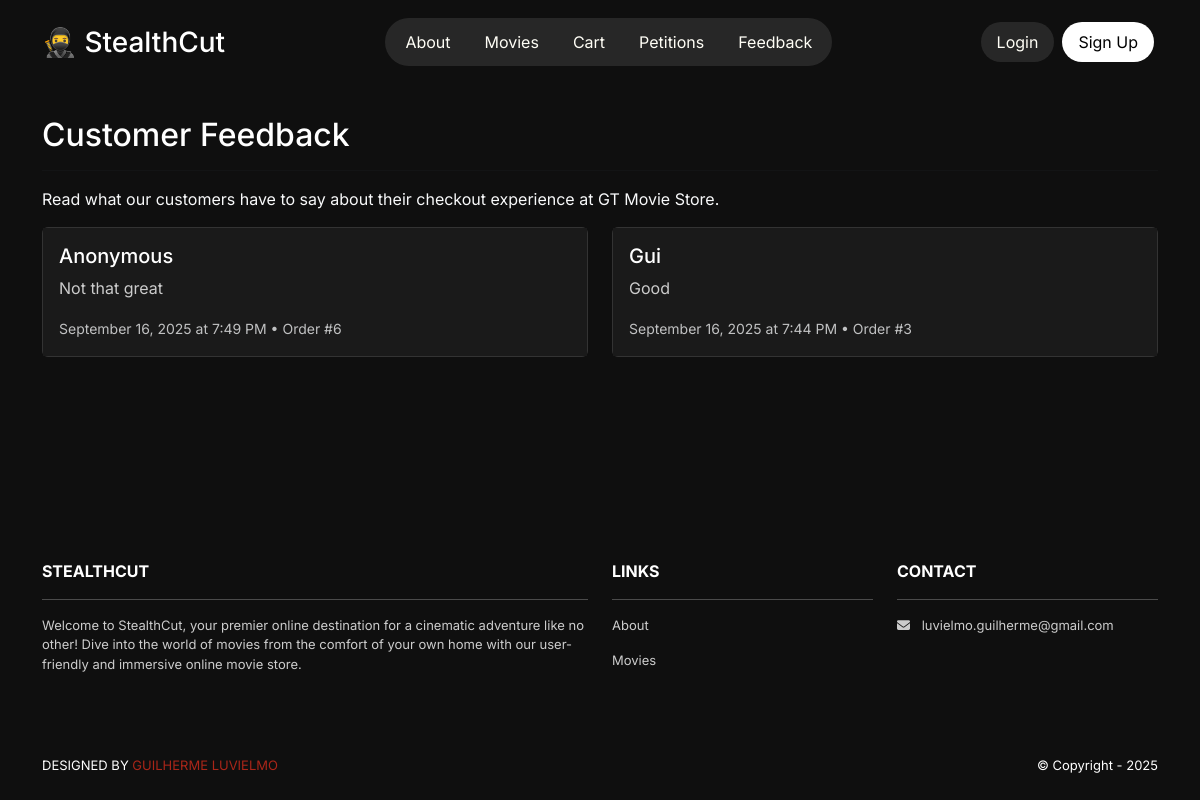
Page /feedback/view/ on the earlier database version.
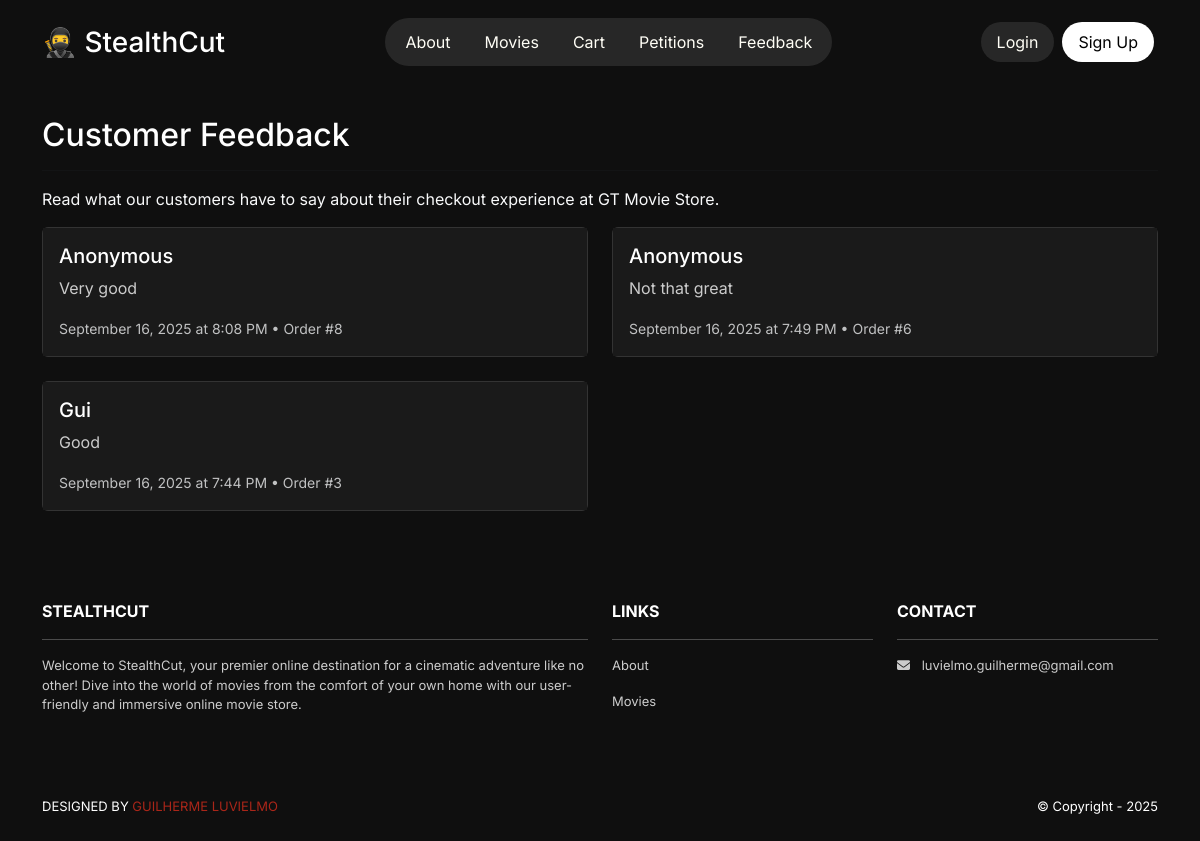
Same page on the later database version.
### feedback/models.py (models this page shows, shortened)
class Feedback(models.Model):
    id = models.AutoField(primary_key=True)
    name = models.CharField(max_length=100, blank=True, null=True, help_text="Optional: Leave empty to remain anonymous")
    thoughts = models.TextField(help_text="Your thoughts about the checkout process")
    order = models.ForeignKey('cart.Order', on_delete=models.CASCADE, null=True, blank=True, help_text="Associated order")
    user = models.ForeignKey(User, on_delete=models.CASCADE, null=True, blank=True, help_text="User who submitted feedback")
    created_at = models.DateTimeField(auto_now_add=True)
    class Meta:
        ordering = ['-created_at']

### cart/models.py (models this page shows, shortened)
class Order(models.Model):
    id = models.AutoField(primary_key=True)
    total = models.IntegerField()
    date = models.DateTimeField(auto_now_add=True)
    user = models.ForeignKey(User, on_delete=models.CASCADE)

### feedback/views.py (the view)
# urls.py: path('view/', views.view_feedback, name='feedback.view'),
def view_feedback(request):
    feedback_list = Feedback.objects.all().order_by('-created_at')
    template_data = {
        'title': 'Customer Feedback',
        'feedback_list': feedback_list
    }
    return render(request, 'feedback/view_feedback.html', {'template_data': template_data})

### feedback/templates/feedback/view_feedback.html
{% extends 'base.html' %}
{% block content %}
<div class="p-3">
  <div class="container">
    <div class="row mt-3">
      <div class="col mx-auto mb-3">
        <h2>{{ template_data.title }}</h2>
        <hr />
        <p class="text-light">Read what our customers have to say about their checkout experience at GT Movie Store.</p>
        {% if template_data.feedback_list %}
          <div class="row">
            {% for feedback in template_data.feedback_list %}
              <div class="col-md-6 mb-4">
                <div class="card h-100">
                  <div class="card-body">
                    <h5 class="card-title">
                      {% if feedback.name %}
                        {{ feedback.name }}
                      {% else %}
                        Anonymous
                      {% endif %}
                    </h5>
                    <p class="card-text">{{ feedback.thoughts }}</p>
                    <small class="text-light opacity-75">
                      {{ feedback.created_at|date:"F d, Y \a\t g:i A" }}
                      {% if feedback.order %}
                        • Order #{{ feedback.order.id }}
                      {% endif %}
                    </small>
                  </div>
                </div>
              </div>
            {% endfor %}
          </div>
        {% else %}
          <div class="text-center py-5">
            <h4 class="text-light">No feedback yet</h4>
            <p class="text-light">Be the first to share your thoughts about our checkout process!</p>
          </div>
        {% endif %}
      </div>
    </div>
  </div>
</div>
{% endblock content %}

Differences in the rows shown:
added Feedback: shows "Anonymous", thoughts "Very good", created_at "September 16, 2025 at 8:08 PM", order.id "8"
